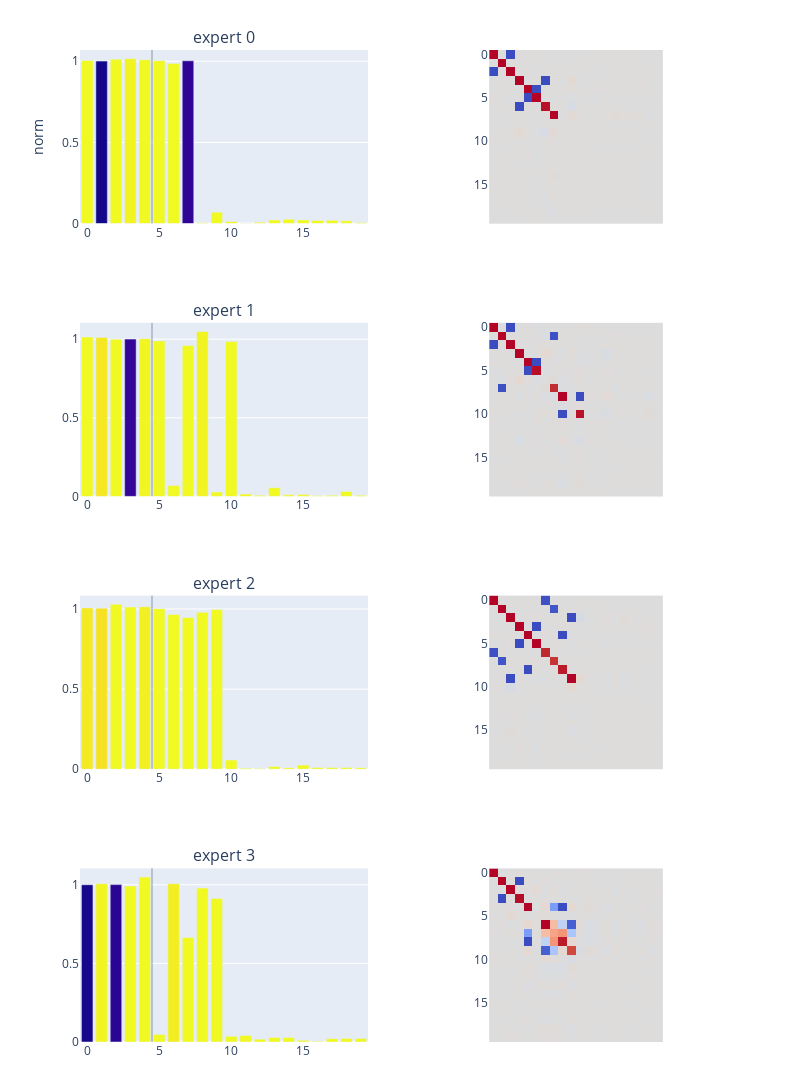

Source (notebook cell):
### Code cell
render_features(model)

### Figure 1 — Plotly figure (JSON) as saved in the notebook; plotly's stock layout.template omitted (floating-point values rounded to 4 significant figures; data arrays with more than 128 entries replaced by an {"elided": "..."} marker saying what was removed)
{"data": [{"marker": {"cmax": 1, "cmin": 0, "color": [1.013, 0.0109, 1.005, 0.988, 1.004, 1.009, 1.017, 0.0687, 1.385, 1.27, 1.093, 1.139, 1.398, 1.018, 1.033, 1.079, 1.062, 1.099, 1.019, 1.145]}, "type": "bar", "x": [0, 1, 2, 3, 4, 5, 6, 7, 8, 9, 10, 11, 12, 13, 14, 15, 16, 17, 18, 19], "xaxis": "x", "y": [1.005, 1.001, 1.013, 1.016, 1.009, 1.004, 0.9866, 1.003, 0.005784, 0.07066, 0.01252, 0.002357, 0.008607, 0.02254, 0.02722, 0.02293, 0.01934, 0.02001, 0.01688, 0.006267], "yaxis": "y"}, {"colormodel": "rgba256", "customdata": {"elided": "20x20 float values"}, "hovertemplate": "expert 0<br>In: %{x}<br>Out: %{y}<br> weight: %{customdata:0.2f}", "type": "image", "xaxis": "x2", "yaxis": "y2", "z": {"elided": "1600 int values"}}, {"marker": {"cmax": 1, "cmin": 0, "color": [1.0, 0.9601, 1.014, 0.07571, 0.9897, 1.004, 1.16, 1.011, 0.9861, 1.192, 1.05, 1.375, 1.391, 1.236, 1.377, 1.336, 1.245, 1.377, 1.401, 1.295]}, "type": "bar", "x": [0, 1, 2, 3, 4, 5, 6, 7, 8, 9, 10, 11, 12, 13, 14, 15, 16, 17, 18, 19], "xaxis": "x3", "y": [1.014, 1.011, 1.0, 1.0, 1.003, 0.9891, 0.06883, 0.9597, 1.049, 0.02835, 0.9847, 0.0149, 0.006792, 0.05538, 0.01028, 0.01151, 0.006363, 0.007393, 0.03107, 0.007405], "yaxis": "y3"}, {"colormodel": "rgba256", "customdata": {"elided": "20x20 float values"}, "hovertemplate": "expert 1<br>In: %{x}<br>Out: %{y}<br> weight: %{customdata:0.2f}", "type": "image", "xaxis": "x4", "yaxis": "y4", "z": {"elided": "1600 int values"}}, {"marker": {"cmax": 1, "cmin": 0, "color": [0.9654, 0.9468, 0.9995, 1.002, 0.9797, 1.012, 1.007, 1.005, 1.014, 1.031, 1.432, 1.402, 1.398, 1.424, 1.415, 1.429, 1.42, 1.408, 1.411, 1.407]}, "type": "bar", "x": [0, 1, 2, 3, 4, 5, 6, 7, 8, 9, 10, 11, 12, 13, 14, 15, 16, 17, 18, 19], "xaxis": "x5", "y": [1.007, 1.005, 1.029, 1.012, 1.013, 1.002, 0.9653, 0.9467, 0.9797, 0.9974, 0.05724, 0.006679, 0.003907, 0.01717, 0.009649, 0.02544, 0.01046, 0.01037, 0.01067, 0.009657], "yaxis": "y5"}, {"colormodel": "rgba256", "customdata": {"elided": "20x20 float values"}, "hovertemplate": "expert 2<br>In: %{x}<br>Out: %{y}<br> weight: %{customdata:0.2f}", "type": "image", "xaxis": "x6", "yaxis": "y6", "z": {"elided": "1600 int values"}}, {"marker": {"cmax": 1, "cmin": 0, "color": [0.0202, 0.9922, 0.05673, 1.007, 1.133, 1.059, 0.975, 1.374, 1.184, 1.07, 1.382, 1.491, 1.462, 1.454, 1.289, 1.304, 1.44, 1.404, 1.415, 1.267]}, "type": "bar", "x": [0, 1, 2, 3, 4, 5, 6, 7, 8, 9, 10, 11, 12, 13, 14, 15, 16, 17, 18, 19], "xaxis": "x7", "y": [1.0, 1.007, 1.001, 0.9921, 1.049, 0.04774, 1.006, 0.6645, 0.9788, 0.9133, 0.03622, 0.04137, 0.01818, 0.02877, 0.02848, 0.01069, 0.005324, 0.02088, 0.02285, 0.02155], "yaxis": "y7"}, {"colormodel": "rgba256", "customdata": {"elided": "20x20 float values"}, "hovertemplate": "expert 3<br>In: %{x}<br>Out: %{y}<br> weight: %{customdata:0.2f}", "type": "image", "xaxis": "x8", "yaxis": "y8", "z": {"elided": "1600 int values"}}], "layout": {"annotations": [{"font": {"size": 16}, "showarrow": false, "text": "expert 0", "x": 0.225, "xanchor": "center", "xref": "paper", "y": 1, "yanchor": "bottom", "yref": "paper"}, {"font": {"size": 16}, "showarrow": false, "text": "expert 1", "x": 0.225, "xanchor": "center", "xref": "paper", "y": 0.725, "yanchor": "bottom", "yref": "paper"}, {"font": {"size": 16}, "showarrow": false, "text": "expert 2", "x": 0.225, "xanchor": "center", "xref": "paper", "y": 0.45, "yanchor": "bottom", "yref": "paper"}, {"font": {"size": 16}, "showarrow": false, "text": "expert 3", "x": 0.225, "xanchor": "center", "xref": "paper", "y": 0.175, "yanchor": "bottom", "yref": "paper"}], "height": 1200, "margin": {"b": 50, "t": 50}, "shapes": [{"line": {"width": 0.5}, "type": "line", "x0": 4.5, "x1": 4.5, "xref": "x", "y0": 0, "y1": 1, "yref": "y domain"}, {"line": {"width": 0.5}, "type": "line", "x0": 4.5, "x1": 4.5, "xref": "x3", "y0": 0, "y1": 1, "yref": "y3 domain"}, {"line": {"width": 0.5}, "type": "line", "x0": 4.5, "x1": 4.5, "xref": "x5", "y0": 0, "y1": 1, "yref": "y5 domain"}, {"line": {"width": 0.5}, "type": "line", "x0": 4.5, "x1": 4.5, "xref": "x7", "y0": 0, "y1": 1, "yref": "y7 domain"}], "showlegend": false, "width": 800, "xaxis": {"anchor": "y", "domain": [0, 0.45], "visible": true}, "xaxis2": {"anchor": "y2", "domain": [0.55, 1], "visible": false}, "xaxis3": {"anchor": "y3", "domain": [0, 0.45], "visible": true}, "xaxis4": {"anchor": "y4", "domain": [0.55, 1], "visible": false}, "xaxis5": {"anchor": "y5", "domain": [0, 0.45], "visible": true}, "xaxis6": {"anchor": "y6", "domain": [0.55, 1], "visible": false}, "xaxis7": {"anchor": "y7", "domain": [0, 0.45], "visible": true}, "xaxis8": {"anchor": "y8", "domain": [0.55, 1], "visible": false}, "yaxis": {"anchor": "x", "domain": [0.825, 1], "title": {"text": "norm"}, "visible": true}, "yaxis2": {"anchor": "x2", "domain": [0.825, 1]}, "yaxis3": {"anchor": "x3", "domain": [0.55, 0.725], "visible": true}, "yaxis4": {"anchor": "x4", "domain": [0.55, 0.725]}, "yaxis5": {"anchor": "x5", "domain": [0.275, 0.45], "visible": true}, "yaxis6": {"anchor": "x6", "domain": [0.275, 0.45]}, "yaxis7": {"anchor": "x7", "domain": [0, 0.175], "visible": true}, "yaxis8": {"anchor": "x8", "domain": [0, 0.175]}}}
